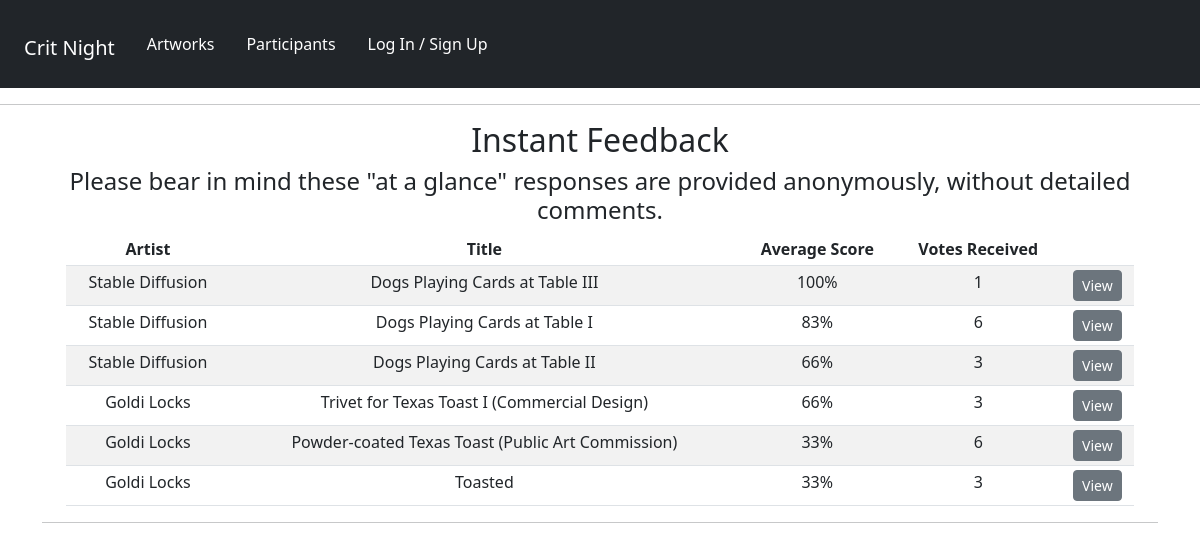
The app's page /results/ with its own data.
### artworks/models.py (models this page shows, shortened)
class Artwork(models.Model):
    owner = models.ForeignKey(Profile, null=True, blank=True, on_delete=models.CASCADE)
    title = models.CharField(max_length=200, null=True)
    featured_image = models.ImageField(
        null=True, blank=True, default="default_image.jpg"
    )
    description = models.TextField(null=True, blank=True)
    topic = models.TextField(default="I would like feedback on:", null=True, blank=True)
    demo_link = models.CharField(max_length=2000, null=True, blank=True)
    source_link = models.CharField(max_length=2000, null=True, blank=True)
    tags = models.ManyToManyField("Tag", blank=True)
    vote_total = models.IntegerField(default=0, null=True, blank=True)
    vote_ratio = models.IntegerField(default=0, null=True, blank=True)
    created = models.DateTimeField(auto_now_add=True)
    id = models.UUIDField(
        default=uuid.uuid4, unique=True, primary_key=True, editable=False
    )
    class Meta:
        ordering = ["owner", "-vote_ratio", "-vote_total", "title"]

### panelists/models.py (models this page shows, shortened)
class Profile(models.Model):
    user = models.OneToOneField(User, on_delete=models.CASCADE, null=True, blank=True)
    name = models.CharField(max_length=200, null=True, blank=True)
    ROLE_TYPE = (
        ("moderator", "Moderator"),
        ("artist", "Artist"),
    )
    role = models.CharField(max_length=200, null=True, choices=ROLE_TYPE)
    media = models.CharField(max_length=200, null=True, blank=True)
    email = models.EmailField(max_length=500, null=True, blank=True)
    username = models.CharField(max_length=200, null=True, blank=True)
    pronouns = models.CharField(max_length=200, null=True, blank=True)
    brief_bio = models.TextField(max_length=1500, null=True, blank=True)
    profile_image = models.ImageField(
        null=True,
        blank=True,
        upload_to="profiles/",
        default="profiles/default-profile.png",
    )
    website = models.CharField(max_length=200, null=True, blank=True)
    social_insta = models.CharField(max_length=200, blank=True, null=True)
    social_twitter = models.CharField(max_length=200, blank=True, null=True)
    social_other = models.CharField(max_length=200, blank=True, null=True)
    created = models.DateTimeField(auto_now_add=True)
    id = models.UUIDField(
        default=uuid.uuid4, unique=True, primary_key=True, editable=False
    )

### artworks/views.py (the view)
# urls.py: path("", views.results, name="results"),
def results(request):
    artworks = Artwork.objects.all()
    context = {"artworks": artworks}
    return render(request, "artworks/results.html", context)

### artworks/templates/artworks/results.html
{% extends 'main.html' %}
{% block content %}
<div class ="container text-center">
  <h2>Instant Feedback</h2>
  <h4>Please bear in mind these "at a glance" responses are provided anonymously, without detailed comments.</h4>
      <div class="container text-center">
          <div class="container">
              <table class="table table-sm table-striped">
              <thead>
              <tr>
                  <th scope="col">Artist</th>
                  <th scope="col">Title</th>
                  <th scope="col">Average Score</th>
                  <th scope="col">Votes Received</th>
                  <th scope="col"></th>
              </tr>
              </thead>
              <tbody>
                  {% for artwork in artworks %}
                  <tr>
                      <td>{{artwork.owner.name}}</td>
                      <td>{{artwork.title}}</td>
                      <td>{{artwork.vote_ratio}}%</td>
                      <td>{{artwork.vote_total}}</td>
                      <td>
                        <a href="{% url 'artwork' artwork.id %}" class="btn btn-secondary btn-sm">View</a></td>
                  </tr>
              {% endfor %}
              </tbody>
          </table>
          </div>
      </div>
{% endblock content %}

### records on screen
Artwork: owner.name "Stable Diffusion", title "Dogs Playing Cards at Table III", vote_ratio "100", vote_total "1"
Artwork: owner.name "Stable Diffusion", title "Dogs Playing Cards at Table I", vote_ratio "83", vote_total "6"
Artwork: owner.name "Stable Diffusion", title "Dogs Playing Cards at Table II", vote_ratio "66", vote_total "3"
Artwork: owner.name "Goldi Locks", title "Trivet for Texas Toast I (Commercial Design)", vote_ratio "66", vote_total "3"
Artwork: owner.name "Goldi Locks", title "Powder-coated Texas Toast (Public Art Commission)", vote_ratio "33", vote_total "6"
Artwork: owner.name "Goldi Locks", title "Toasted", vote_ratio "33", vote_total "3"
